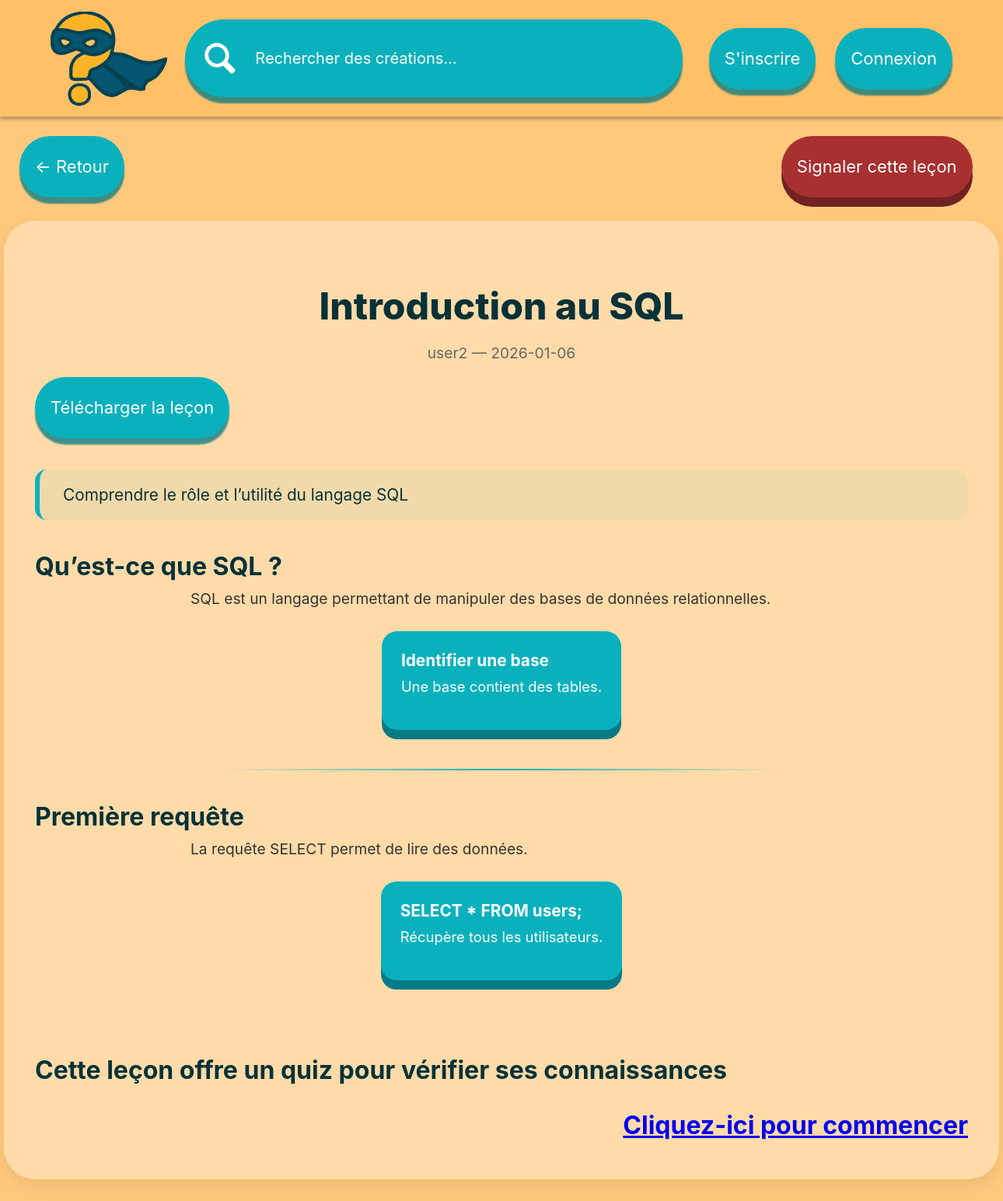
Page /?page=lesson&categorie=view&id=4 on the committed database.
### tables this page shows
CREATE TABLE Lecon(
                id INTEGER PRIMARY KEY AUTOINCREMENT,
                user_id INTEGER NOT NULL,
                quiz_id INTEGER,
                title TEXT NOT NULL,
                description TEXT,
                disponibilite TEXT,
                date DATE DEFAULT CURRENT_DATE,
                FOREIGN KEY (user_id) REFERENCES users(id) ON DELETE CASCADE,
                FOREIGN KEY (quiz_id) REFERENCES quiz(id) ON DELETE CASCADE,
                CHECK (disponibilite IN ('public','private','ami'))
            );

CREATE TABLE users(
                id INTEGER PRIMARY KEY AUTOINCREMENT,
                username TEXT NOT NULL,
                password TEXT NOT NULL,
                email TEXT NOT NULL,
                description TEXT DEFAULT '',
                admin BOOLEAN DEFAULT 0, picture_path TEXT DEFAULT NULL,
                UNIQUE(email)
            );

CREATE TABLE Partie(
                id INTEGER PRIMARY KEY AUTOINCREMENT,
                numeroPartie INTEGER,
                lecon_id INTEGER,
                title TEXT NOT NULL,
                content TEXT,
                FOREIGN KEY (lecon_id) REFERENCES Lecon(id) ON DELETE CASCADE
            );

CREATE TABLE Exemple(
                id INTEGER PRIMARY KEY AUTOINCREMENT,
                numeroExemple INTEGER,
                partie_id INTEGER,
                consigne TEXT NOT NULL,
                reponse TEXT NOT NULL,
                FOREIGN KEY (partie_id) REFERENCES Partie(id) ON DELETE CASCADE
            );

### src/controllers/LessonController.php (called while the page is built, shortened)
<?php
require_once ROOT . '/src/models/LessonModel.php';
require_once ROOT . '/config/config.php';
class LessonController {
    private LessonModel $model;
    public function __construct()
    {
        $this->db = getDbConnection();
        $this->model = new LessonModel($this->db);
    }
    public function index($id) {
        $lesson = $this->model->getLesson($id);
        $parties = $this->model->getPart($id) ?: [];
        $resultats = [];
        foreach ($parties as $part) {
            $exemples = $this->model->getExemple($part['id']);
            $resultats[] = $exemples;
        }
        require ROOT . '/src/views/lesson/show.php';
    }
}
?>

### config/config.php (called while the page is built, shortened)
<?php
function getDbConnection() {
    try{
        $conn = new PDO("sqlite:" . ROOT . "/database/database.db");
        $conn->setAttribute(PDO::ATTR_ERRMODE, PDO::ERRMODE_EXCEPTION);
    }catch(PDOException $e){
        die("Connection failed: " . $e->getMessage());
    }catch(Exception $e){
        die("Error: " . $e->getMessage());
    }
    return $conn;
}
?>

### src/models/LessonModel.php (called while the page is built, shortened)
<?php
class LessonModel
{
    private $db;
    public function __construct($db)
    {
        $this->db = $db;
    }
    public function getLesson(int $id): array|false
    {
        $stmt = $this->db->prepare("
        SELECT
            l.id,
            l.title,
            l.description,
            l.date AS 'date',
            u.username AS username,
            l.quiz_id,
            l.disponibilite,
            q.genre AS genre
        FROM lecon l
        JOIN users u ON u.id = l.user_id
        JOIN quiz q ON q.id = l.quiz_id
        WHERE l.id = ?
        LIMIT 1
    ");
        $stmt->execute([$id]);
        return $stmt->fetch(PDO::FETCH_ASSOC);
    }
    public function getPart(int $id): array|false
    {
        $stmt = $this->db->prepare("
            SELECT title, content,id
            FROM partie
            WHERE lecon_id = ?
            ORDER BY numeroPartie ASC
        ");
        $stmt->execute([$id]);
        return $stmt->fetchAll(PDO::FETCH_ASSOC);
    }
    public function getExemple(int $id): array|false
    {
        $stmt = $this->db->prepare("
            SELECT consigne, reponse, numeroExemple, partie_id
            FROM exemple
            WHERE partie_id = ?
            ORDER BY numeroExemple ASC
        ");
        $stmt->execute([$id]);
        return $stmt->fetchAll(PDO::FETCH_ASSOC);
    }
}

### src/views/lesson/show.php (the view, shortened to what this page needs)
<?php
$style = './assets/style/lesson/show.css';
require_once '../src/views/partials/header.php';
?>
<div class="buttonAction">
    <button onclick="window.location.href='?page=home'" class="button"><span></span>
        <p>← Retour</p>
    </button>
    <button class="button signalement" onclick="window.location.href='?page=signalement'"><span></span>
        <p>Signaler cette leçon</p>
    </button>
</div>
<main class="lesson-page">
    <section class="lesson-header">
        <h1><?= htmlspecialchars($lesson['title']) ?></h1>
        <div class="meta-info">
            <p><?= htmlspecialchars($lesson['username'] ?? '') ?> — <?= htmlspecialchars($lesson['date'] ?? '') ?></p>
        </div>
        <button class="button" onclick="save()"><span></span>
            <p>Télécharger la leçon</p>
        </button>
    </section>
    <?php if (!empty($lesson['description'])) : ?>
        <section class="lesson-intro">
            <p><?= nl2br(htmlspecialchars($lesson['description'])) ?></p>
        </section>
    <?php endif; ?>
    <?php
    $i = 0;
    foreach ($parties as $index => $part) :
    ?>
        <section class="lesson-part">
            <h2><?= htmlspecialchars($part['title']) ?></h2>
            <p><?= nl2br(htmlspecialchars($part['content'])) ?></p>
            <?php if (!empty($resultats[$i])) : ?>
                <?php foreach ($resultats[$i] as $exemple) : ?>
                    <div class="example-box">
                        <strong><?= htmlspecialchars($exemple['consigne']) ?></strong>
                        <p><?= htmlspecialchars($exemple['reponse']) ?></p>
                    </div>
                <?php endforeach;
                $i++; ?>
            <?php endif; ?>
        </section>
        <?php if ($index < count($parties) - 1) : ?>
            <div class="divider"></div>
        <?php endif; ?>
    <?php endforeach; ?>
    <div class="info">
        <p>
            Cette leçon offre un quiz pour vérifier ses connaissances
        </p>
        <a href="?page=<?= $lesson['genre'] == "test" ? "pageInterQuiz&type=test" : $lesson['genre'] ?>&id=<?= $lesson['quiz_id'] ?> <?= $lesson['genre'] === "flashcard" ? "&action=start" : "" ?>">Cliquez-ici pour commencer</a>
    </div>
</main>
</body>
</html>

### public/index.php (shortened to what this page needs)
<?php
$page = isset($_GET['page']) ? htmlspecialchars($_GET['page']) : 'home';
switch ($page) {
    case 'lesson':
        $categorie = $_GET['categorie'] ?? null;
        switch ($categorie) {
            case 'view':
                require_once ROOT . '/src/controllers/LessonController.php';
                isset($_GET['id']) ? $id = $_GET['id'] : exit;
                $controller = new LessonController();
                $controller->index($id);
                break;
        }
        break;
}

### src/views/partials/header.php (shortened to what this page needs)
<!DOCTYPE html>
<html lang="fr">
<head>
    <?php
    if (isset($style)) {
        echo "<link rel='stylesheet' href='$style'>";
    }
    echo "<link rel='stylesheet' href='./assets/style/global.css'>";
    ?>
</head>
<body>
    <header>
        <picture onclick="window.location.href='?page=home'" alt="Logo">
            <source srcset="./assets/images/logo.svg" media="(width >= 1300px)">
            <img src="./assets/images/icon.png">
        </picture>
        <form action="index.php" method="GET">
            <div class="input">
                <span></span>
                <img src="./assets/images/loupe.svg" alt="Search Icon">
                <input type="text" name="contenu" placeholder="Rechercher des créations..." value="<?php echo isset($_GET['contenu']) ? htmlspecialchars($_GET['contenu']) : ''; ?>" />
            </div>
        </form>
        <div>
            <?php if (!isset($_SESSION['id'])): ?>
                <button class="button" data-action="register">
                    <span></span>
                    <p>S'inscrire</p>
                </button>
                <button class="button" data-action="login">
                    <span></span>
                    <p>Connexion</p>
                </button>
            <?php endif; ?>
        </div>
    </header>

### public/assets/style/lesson/show.css (style rules this page uses)
.lesson-page { margin: 30px auto; width: 100%; max-width: 1200px; padding: 40px; border-radius: 40px; background: #ffdba9; box-shadow: 0 8px 25px rgba(0, 0, 0, 0.08); box-sizing: "border-box"; }
.back-btn, .signalement { margin-top: 1%; margin-left: 1%; border-radius: 75px; background-color: #0AB1BD; color: white; border: none; padding: 21px 36px; font-size: 1.575rem; min-height: 69px; cursor: pointer; box-shadow: 0 12px 0 #087b86; }
.buttonAction { display: flex; width: 95%; flex-direction: row; justify-content: space-between; padding: 0 25px; margin-top: 25px; }
.lesson-header { text-align: center; margin-bottom: 40px; }
.lesson-header h1 { font-size: 3rem; font-weight: 800; margin-bottom: 10px; color: #073238; }
.lesson-header .meta-info { color: #666; font-size: 1.2rem; }
.lesson-intro { background: rgba(10, 177, 189, 0.05); border-left: solid 6px #0AB1BD; padding: 20px 30px; border-radius: 15px; margin-bottom: 40px; }
.lesson-intro p { font-size: 1.3rem; margin: 0; color: #073238; }
.lesson-part { margin-bottom: 50px; }
.lesson-part h2, .info { font-size: 2rem; font-weight: 700; color: #073238; margin-bottom: 10px; }
.lesson-part p { font-size: 1.2rem; color: #333; max-width: 800px; margin: 0 auto 20px; }
.example-box { background-color: #0AB1BD; border-radius: 20px; padding: 25px; width: fit-content; max-width: 70%; margin: 30px auto; box-shadow: 0 12px 0 #087b86; }
.example-box strong { color: #fff; font-weight: 700; font-size: 1.3rem; }
.example-box p { color: #fff; margin-top: 10px; font-size: 1.15rem; }
.divider { width: 60%; height: 2px; background: linear-gradient(to right, transparent, #0AB1BD, transparent); margin: 40px auto; border-radius: 5px; }
.info { margin-top: 8%; }
.signalement { padding: 21px 36px; font-size: 1.575rem; min-height: 69px; margin-right: 1%; margin-top: 1%; background-color: rgb(167, 48, 48); box-shadow: 0 12px 0 rgb(114, 34, 34); }
.info a { display: flex; justify-self: end; }

### public/assets/style/global.css (style rules this page uses)
body { font-family: 'Inter', sans-serif; background-color: #ffc97d; margin: 0; }
header { display: grid; height: 150px; background-color: #ffc067; box-shadow: 0px 4px 4px 0px #00000040; padding: 0px 65px; align-items: center; grid-template-columns: auto 2fr 1fr; gap: 20px; }
header>picture>img { width: 100%; max-height: 150px; cursor: pointer; max-width: 400px; }
header>picture { display: flex; height: 100%; justify-content: center; }
header>div { display: flex; flex-direction: row; gap: 25px; width: 100%; justify-content: end; }
header>form { width: 100%; display: flex; justify-content: center; }
header>*:nth-child(2) { justify-self: center; }
header>*:nth-child(3) { justify-self: end; }
.button { all: unset; }
.signalement>span { background-color: rgb(167, 48, 48) !important; box-shadow: 0 12px 0 rgb(114, 34, 34) !important; }
.button, .searchbar, .input, .flatinput, .textarea { display: flex; position: relative; align-items: center; padding: 20px; justify-content: flex-start; gap: 20px; width: max-content; height: max-content; }
.button>span, .searchbar>span, .input>span, .flatinput>span, .textarea>span { position: absolute; inset: 0; background: #0ab1bd; border-radius: calc(infinity * 1px); cursor: pointer; z-index: 0; box-shadow: 0px 8px 2px #007881bf; transition: background ease-out 0.2s; }
.button>p { text-align: center; }
.button>p, .searchbar>p { font-size: min(1.7vw, 25px); line-height: 39px; color: #fff; margin: 0; z-index: 1; user-select: none; pointer-events: none; transition: color ease-out 0.2s; }
.input { width: calc(100% - 40px); max-width: 600px; height: 100px; padding: 0 20px; }
.input>input { all: unset; width: 100%; z-index: 2; color: white; font-size: 20px; }
.input>img { z-index: 2; height: 50%; }
.input>span, .textarea>span, .flatinput>span { cursor: default; }
@media (max-width: 1300px) { header>picture>img { width: auto; height: 100%; } }

### rows in the picture
lecon: title "Introduction au SQL", user.username "user2", date "2026-01-06", description "Comprendre le rôle et l’utilité du langage SQL"
partie: title "Qu’est-ce que SQL ?", content "SQL est un langage permettant de manipuler des bases de données relationnelles."
exemple: consigne "Identifier une base", reponse "Une base contient des tables."
partie: title "Première requête", content "La requête SELECT permet de lire des données."
exemple: consigne "SELECT * FROM users;", reponse "Récupère tous les utilisateurs."
